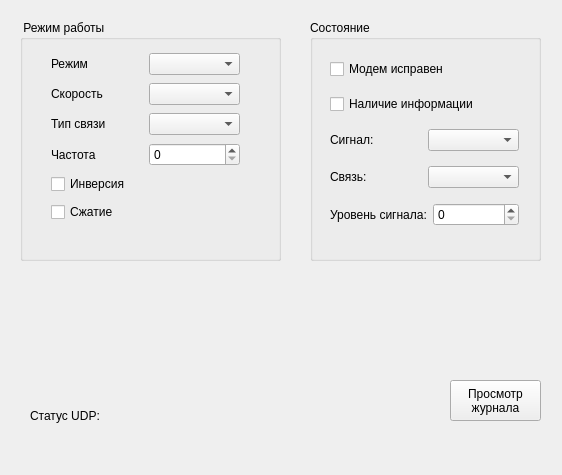
<?xml version="1.0" encoding="UTF-8"?>
<ui version="4.0">
 <class>MainWindow</class>
 <widget class="QMainWindow" name="MainWindow">
  <property name="geometry">
   <rect>
    <x>0</x>
    <y>0</y>
    <width>562</width>
    <height>475</height>
   </rect>
  </property>
  <property name="windowTitle">
   <string>MainWindow</string>
  </property>
  <widget class="QWidget" name="centralWidget">
   <widget class="QGroupBox" name="OperationModeBox">
    <property name="geometry">
     <rect>
      <x>20</x>
      <y>20</y>
      <width>261</width>
      <height>241</height>
     </rect>
    </property>
    <property name="title">
     <string> Режим работы</string>
    </property>
    <widget class="QWidget" name="verticalLayoutWidget_2">
     <property name="geometry">
      <rect>
       <x>20</x>
       <y>20</y>
       <width>211</width>
       <height>201</height>
      </rect>
     </property>
     <layout class="QVBoxLayout" name="verticalLayout_2">
      <item>
       <layout class="QHBoxLayout" name="horizontalLayout_2">
        <item>
         <widget class="QLabel" name="label">
          <property name="text">
           <string>Режим</string>
          </property>
         </widget>
        </item>
        <item>
         <widget class="QComboBox" name="modeCmbx"/>
        </item>
       </layout>
      </item>
      <item>
       <layout class="QHBoxLayout" name="horizontalLayout_4">
        <item>
         <widget class="QLabel" name="label_3">
          <property name="text">
           <string>Скорость</string>
          </property>
         </widget>
        </item>
        <item>
         <widget class="QComboBox" name="speedCmbx"/>
        </item>
       </layout>
      </item>
      <item>
       <layout class="QHBoxLayout" name="horizontalLayout_3">
        <item>
         <widget class="QLabel" name="label_2">
          <property name="text">
           <string>Тип связи</string>
          </property>
         </widget>
        </item>
        <item>
         <widget class="QComboBox" name="ComunicationTypeCmbx"/>
        </item>
       </layout>
      </item>
      <item>
       <layout class="QHBoxLayout" name="horizontalLayout_5">
        <item>
         <widget class="QLabel" name="label_4">
          <property name="text">
           <string>Частота</string>
          </property>
         </widget>
        </item>
        <item>
         <widget class="QSpinBox" name="FrequencySbx">
          <property name="maximum">
           <number>30000</number>
          </property>
         </widget>
        </item>
       </layout>
      </item>
      <item>
       <widget class="QCheckBox" name="inversionCbx">
        <property name="text">
         <string>Инверсия</string>
        </property>
       </widget>
      </item>
      <item>
       <widget class="QCheckBox" name="compressionCbx">
        <property name="text">
         <string>Сжатие</string>
        </property>
       </widget>
      </item>
     </layout>
    </widget>
   </widget>
   <widget class="QGroupBox" name="StateGbx">
    <property name="geometry">
     <rect>
      <x>310</x>
      <y>20</y>
      <width>231</width>
      <height>241</height>
     </rect>
    </property>
    <property name="title">
     <string>Состояние</string>
    </property>
    <widget class="QWidget" name="verticalLayoutWidget">
     <property name="geometry">
      <rect>
       <x>9</x>
       <y>19</y>
       <width>211</width>
       <height>211</height>
      </rect>
     </property>
     <layout class="QVBoxLayout" name="verticalLayout">
      <item>
       <widget class="QCheckBox" name="isValidModemcbx">
        <property name="text">
         <string>Модем исправен</string>
        </property>
       </widget>
      </item>
      <item>
       <widget class="QCheckBox" name="isInfoAvaliableCbx">
        <property name="text">
         <string>Наличие информации</string>
        </property>
       </widget>
      </item>
      <item>
       <layout class="QHBoxLayout" name="horizontalLayout_6">
        <item>
         <widget class="QLabel" name="Signallabel">
          <property name="text">
           <string>Сигнал:</string>
          </property>
         </widget>
        </item>
        <item>
         <widget class="QComboBox" name="signalCmbx"/>
        </item>
       </layout>
      </item>
      <item>
       <layout class="QHBoxLayout" name="horizontalLayout_7">
        <item>
         <widget class="QLabel" name="connectLabel">
          <property name="text">
           <string>Связь:</string>
          </property>
         </widget>
        </item>
        <item>
         <widget class="QComboBox" name="connectionCmbx"/>
        </item>
       </layout>
      </item>
      <item>
       <layout class="QHBoxLayout" name="horizontalLayout_8">
        <item>
         <widget class="QLabel" name="SignalLevellbl">
          <property name="text">
           <string>Уровень сигнала:</string>
          </property>
         </widget>
        </item>
        <item>
         <widget class="QSpinBox" name="levelSignalSpinbox">
          <property name="maximum">
           <number>255</number>
          </property>
         </widget>
        </item>
       </layout>
      </item>
     </layout>
    </widget>
   </widget>
   <widget class="QWidget" name="horizontalLayoutWidget">
    <property name="geometry">
     <rect>
      <x>30</x>
      <y>270</y>
      <width>511</width>
      <height>101</height>
     </rect>
    </property>
    <layout class="QHBoxLayout" name="horizontalLayout"/>
   </widget>
   <widget class="QLabel" name="statusUDPlabel">
    <property name="geometry">
     <rect>
      <x>30</x>
      <y>390</y>
      <width>401</width>
      <height>51</height>
     </rect>
    </property>
    <property name="text">
     <string>Статус UDP:</string>
    </property>
   </widget>
   <widget class="QPushButton" name="pushButton">
    <property name="geometry">
     <rect>
      <x>450</x>
      <y>380</y>
      <width>91</width>
      <height>41</height>
     </rect>
    </property>
    <property name="text">
     <string>Просмотр 
журнала</string>
    </property>
   </widget>
  </widget>
 </widget>
 <layoutdefault spacing="6" margin="11"/>
 <resources/>
 <connections/>
</ui>
